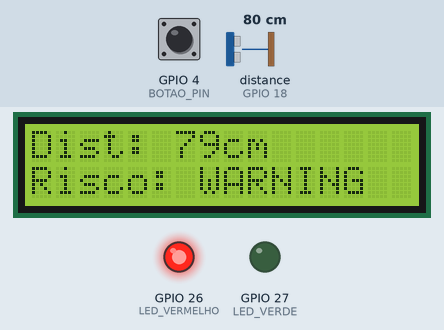
Bench run of a sketch on a simulated ESP32. Parts: 16×2 character LCD, output pins drawn as LEDs (lit = HIGH). Wiring (from diagram.json): ultrasonic range finder: trigger GPIO 5; echo GPIO 18. Inputs (shaded band) come from the test bench; at power-on: distance to the obstacle (sensor on GPIO 18) 80 cm, GPIO 4 (BOTAO_PIN) HIGH. The echo pulse lasts 58.3 µs per cm; WiFi joins after 1.5 s; servers stay silent unless stated; pins used as bus, display or sensor lines are not drawn; what the sketch prints to the serial monitor is not drawn.

Above: at 8.1 s.
8.2 s: distance to the obstacle (sensor on GPIO 18) set to 147 cm
At 9.8 s:
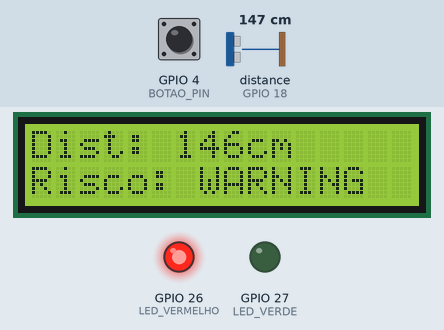
10.1 s: distance to the obstacle (sensor on GPIO 18) set to 156 cm
At 11.0 s:
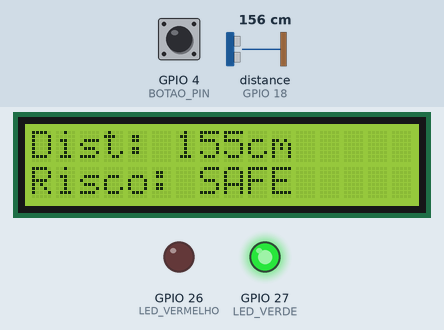
11.8 s: GPIO 4 (BOTAO_PIN) pulled LOW for 0.7 s
At 12.4 s:
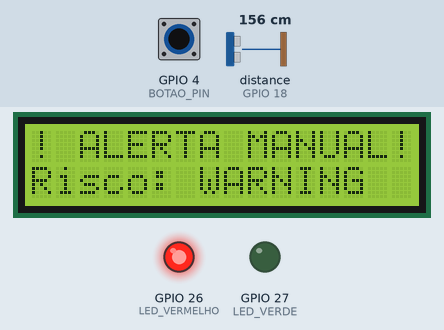
15.6 s: distance to the obstacle (sensor on GPIO 18) set to 2 cm
At 17.1 s:
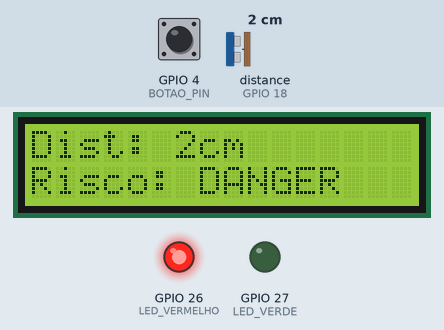
17.4 s: distance to the obstacle (sensor on GPIO 18) set to 47 cm
At 18.4 s:
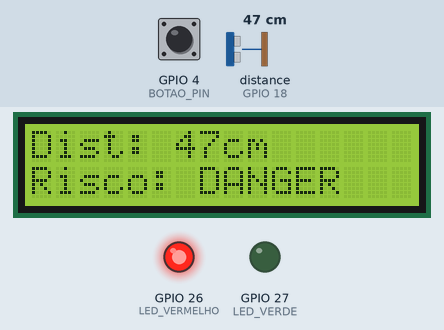
19.1 s: distance to the obstacle (sensor on GPIO 18) set to 54 cm
At 19.8 s:
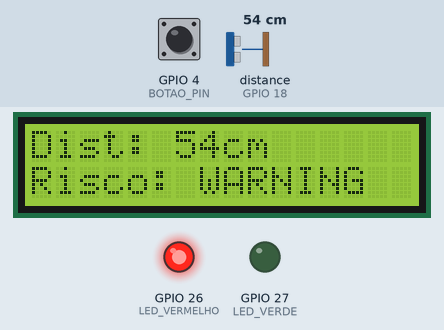
Timing chart, 0 to 21.8 s (numbered marks = the images above; inputs shaded):
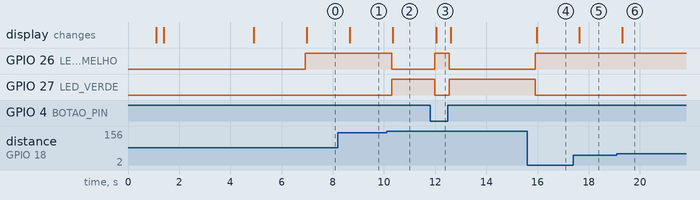

The sketch:

sketch.ino
```cpp
#include <Wire.h>
#include <LiquidCrystal_I2C.h>
#include <WiFi.h>
#include <WebServer.h>
#include <ArduinoJson.h>

const char* WIFI_SSID = "Wokwi-GUEST";
const char* WIFI_PASS = "";

#define TRIG_PIN 5
#define ECHO_PIN 18
#define LED_VERMELHO 26
#define LED_VERDE 27
#define BOTAO_PIN 4

#define LIMIAR_DANGER 50
#define LIMIAR_WARNING 150

LiquidCrystal_I2C lcd(0x27, 16, 2);
WebServer server(80);

float distancia = 0;
String nivelRisco = "SAFE";
int totalAlertas = 0;
bool alertaManual = false;

struct Alerta {
  String descricao;
  String nivel;
  unsigned long timestamp;
};

Alerta historico[10];
int totalHistorico = 0;

float medirDistancia() {
  digitalWrite(TRIG_PIN, LOW);
  delayMicroseconds(2);
  digitalWrite(TRIG_PIN, HIGH);
  delayMicroseconds(10);
  digitalWrite(TRIG_PIN, LOW);
  unsigned long duracao = pulseIn(ECHO_PIN, HIGH, 38000);
  if (duracao == 0) return 999;
  return duracao * 0.0343 / 2.0;
}

String calcularRisco(float dist) {
  if (dist < LIMIAR_DANGER) return "DANGER";
  if (dist < LIMIAR_WARNING) return "WARNING";
  return "SAFE";
}

void atualizarLEDs(String nivel) {
  if (nivel == "DANGER" || nivel == "WARNING" || alertaManual) {
    digitalWrite(LED_VERMELHO, HIGH);
    digitalWrite(LED_VERDE, LOW);
  } else {
    digitalWrite(LED_VERMELHO, LOW);
    digitalWrite(LED_VERDE, HIGH);
  }
}

void atualizarLCD(float dist, String nivel) {
  lcd.setCursor(0, 0);
  lcd.print("                ");
  lcd.setCursor(0, 0);
  if (alertaManual) {
    lcd.print("! ALERTA MANUAL!");
  } else if (dist >= 999) {
    lcd.print("Dist: ---cm");
  } else {
    lcd.print("Dist: ");
    lcd.print((int)dist);
    lcd.print("cm");
  }
  lcd.setCursor(0, 1);
  lcd.print("                ");
  lcd.setCursor(0, 1);
  if (alertaManual) {
    lcd.print("Risco: WARNING");
  } else {
    lcd.print("Risco: ");
    lcd.print(nivel);
  }
}

void registrarAlerta(String desc, String nivel) {
  if (totalHistorico < 10) {
    historico[totalHistorico] = { desc, nivel, millis() };
    totalHistorico++;
    totalAlertas++;
  }
}

void handleStatus() {
  StaticJsonDocument<200> doc;
  doc["distancia_cm"] = distancia >= 999 ? -1 : distancia;
  doc["nivel_risco"] = alertaManual ? "WARNING" : nivelRisco;
  doc["total_alertas"] = totalAlertas;
  doc["alerta_manual"] = alertaManual;
  doc["sistema"] = "OPERACIONAL";
  String json;
  serializeJson(doc, json);
  server.send(200, "application/json", json);
}

void handleAlertas() {
  StaticJsonDocument<1024> doc;
  JsonArray arr = doc.createNestedArray("alertas");
  for (int i = 0; i < totalHistorico; i++) {
    JsonObject obj = arr.createNestedObject();
    obj["descricao"] = historico[i].descricao;
    obj["nivel"] = historico[i].nivel;
    obj["timestamp_ms"] = historico[i].timestamp;
  }
  doc["total"] = totalHistorico;
  String json;
  serializeJson(doc, json);
  server.send(200, "application/json", json);
}

void handleConfig() {
  if (server.method() != HTTP_POST) {
    server.send(405, "application/json", "{\"erro\":\"Metodo nao permitido\"}");
    return;
  }
  StaticJsonDocument<200> doc;
  deserializeJson(doc, server.arg("plain"));
  String json = "{\"status\":\"configurado\",\"limiar_danger\":" + String(LIMIAR_DANGER) + ",\"limiar_warning\":" + String(LIMIAR_WARNING) + "}";
  server.send(200, "application/json", json);
}

void handleDashboard() {
  String html = "<!DOCTYPE html><html><head><meta charset='UTF-8'>";
  html += "<meta http-equiv='refresh' content='2'>";
  html += "<title>Space Sense IoT</title>";
  html += "<style>body{background:#0A0E1A;color:#F1F5F9;font-family:sans-serif;padding:20px;}";
  html += "h1{color:#4F8EF7;} .card{background:#111827;border-radius:12px;padding:16px;margin:10px 0;border:1px solid #1E2A3A;}";
  html += ".DANGER{color:#EF4444;} .WARNING{color:#F59E0B;} .SAFE{color:#10B981;}";
  html += "</style></head><body>";
  html += "<h1>🛰 Space Sense IoT</h1>";
  html += "<div class='card'><b>Distância:</b> " + String((int)distancia) + " cm</div>";
  html += "<div class='card'><b>Nível de Risco:</b> <span class='" + nivelRisco + "'>" + nivelRisco + "</span></div>";
  html += "<div class='card'><b>Total de Alertas:</b> " + String(totalAlertas) + "</div>";
  html += "<div class='card'><b>Alerta Manual:</b> " + String(alertaManual ? "SIM ⚠️" : "NAO") + "</div>";
  html += "<p style='color:#475569'>Atualiza automaticamente a cada 2s</p>";
  html += "</body></html>";
  server.send(200, "text/html", html);
}

void setup() {
  Serial.begin(115200);
  delay(1000);

  pinMode(TRIG_PIN, OUTPUT);
  pinMode(ECHO_PIN, INPUT);
  pinMode(LED_VERMELHO, OUTPUT);
  pinMode(LED_VERDE, OUTPUT);
  pinMode(BOTAO_PIN, INPUT_PULLUP);

  digitalWrite(LED_VERMELHO, LOW);
  digitalWrite(LED_VERDE, LOW);

  Wire.begin(21, 22);
  delay(100);
  lcd.init();
  delay(100);
  lcd.backlight();
  delay(100);

  lcd.clear();
  lcd.setCursor(0, 0);
  lcd.print("Space Sense");
  lcd.setCursor(0, 1);
  lcd.print("Iniciando...");
  delay(2000);

  WiFi.begin(WIFI_SSID, WIFI_PASS);
  Serial.print("Conectando WiFi");
  int tentativas = 0;
  while (WiFi.status() != WL_CONNECTED && tentativas < 20) {
    delay(500);
    Serial.print(".");
    tentativas++;
  }

  if (WiFi.status() == WL_CONNECTED) {
    Serial.println("\nWiFi conectado!");
    Serial.print("IP: ");
    Serial.println(WiFi.localIP());
    lcd.clear();
    lcd.setCursor(0, 0);
    lcd.print("WiFi OK!");
    lcd.setCursor(0, 1);
    lcd.print(WiFi.localIP());
    delay(2000);
  } else {
    Serial.println("\nWiFi falhou!");
    lcd.clear();
    lcd.setCursor(0, 0);
    lcd.print("WiFi falhou!");
  }

  server.on("/status", handleStatus);
  server.on("/alerts", handleAlertas);
  server.on("/config", handleConfig);
  server.on("/", handleDashboard);
  server.begin();
}

void loop() {
  server.handleClient();

  distancia = medirDistancia();
  nivelRisco = calcularRisco(distancia);

  alertaManual = digitalRead(BOTAO_PIN) == LOW;

  Serial.print("Dist: ");
  Serial.print((int)distancia);
  Serial.print("cm | Risco: ");
  Serial.print(nivelRisco);
  Serial.print(" | Alerta Manual: ");
  Serial.println(alertaManual ? "SIM" : "NAO");

  atualizarLEDs(nivelRisco);
  atualizarLCD(distancia, nivelRisco);

  if (alertaManual) {
    registrarAlerta("Alerta manual acionado pelo operador", "WARNING");
  }

  if (nivelRisco == "DANGER") {
    registrarAlerta("Detrito a " + String((int)distancia) + "cm — risco critico", "DANGER");
  }

  delay(500);
}
```

Measured:
- the behaviour switches between 150 and 151 cm on distance to the obstacle (sensor on GPIO 18) (found by bisection; images 1 and 2)
- the behaviour switches between 50 and 51 cm on distance to the obstacle (sensor on GPIO 18) (found by bisection; images 5 and 6)
- after the input at 8.2 s, the display: changes after 0.46 s (image 1)
- after the input at 10.1 s, GPIO 26 (LED_VERMELHO): HIGH → LOW after 0.20 s; GPIO 27 (LED_VERDE): LOW → HIGH after 0.20 s; the display: changes after 0.25 s (image 2)
- after the input at 11.8 s, GPIO 26 (LED_VERMELHO): LOW → HIGH after 0.18 s, → LOW 0.57 s later; GPIO 27 (LED_VERDE): HIGH → LOW after 0.18 s, → HIGH 0.57 s later; the display: changes after 0.24 s (image 3)
- after the input at 15.6 s, GPIO 26 (LED_VERMELHO): LOW → HIGH after 0.32 s; GPIO 27 (LED_VERDE): HIGH → LOW after 0.32 s; the display: changes after 0.37 s (image 4)
- after the input at 17.4 s, the display: changes after 0.23 s (image 5)
- after the input at 19.1 s, the display: changes after 0.20 s (image 6)
